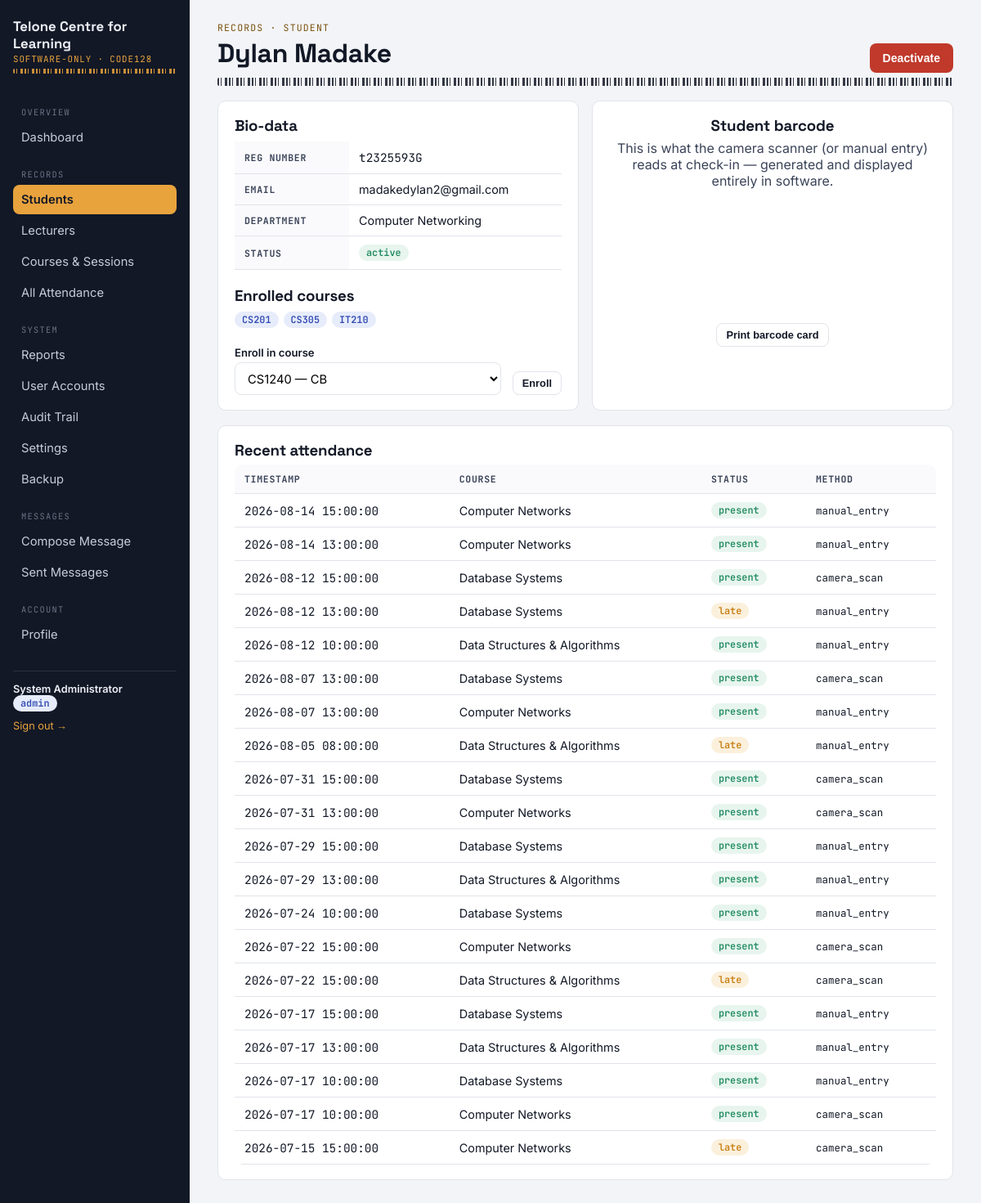
/students/1 (signed in), run on the app's committed database.
### tables this page shows
CREATE TABLE students (
    id            INTEGER PRIMARY KEY AUTOINCREMENT,
    reg_number    TEXT NOT NULL UNIQUE,
    full_name     TEXT NOT NULL,
    email         TEXT,
    department    TEXT,
    barcode_value TEXT NOT NULL UNIQUE,   -- Code128 payload rendered/scanned entirely in software
    password_hash TEXT NOT NULL DEFAULT '',  -- student self-service login; defaults to reg_number, hashed, at creation
    status        TEXT NOT NULL DEFAULT 'active' CHECK (status IN ('active', 'inactive')),
    created_at    TEXT NOT NULL DEFAULT (datetime('now'))
);

CREATE TABLE courses (
    id          INTEGER PRIMARY KEY AUTOINCREMENT,
    code        TEXT NOT NULL UNIQUE,
    name        TEXT NOT NULL,
    lecturer_id INTEGER REFERENCES users(id) ON DELETE SET NULL,
    created_at  TEXT NOT NULL DEFAULT (datetime('now'))
);

CREATE TABLE attendance_records (
    id          INTEGER PRIMARY KEY AUTOINCREMENT,
    student_id  INTEGER NOT NULL REFERENCES students(id) ON DELETE CASCADE,
    session_id  INTEGER NOT NULL REFERENCES sessions(id) ON DELETE CASCADE,
    status      TEXT NOT NULL DEFAULT 'present' CHECK (status IN ('present', 'late', 'absent')),
    method      TEXT NOT NULL DEFAULT 'camera_scan' CHECK (method IN ('camera_scan', 'manual_entry', 'manual_adjustment')),
    reason      TEXT,                       -- required for manual adjustments (audit trail)
    marked_by   INTEGER REFERENCES users(id) ON DELETE SET NULL,
    timestamp   TEXT NOT NULL DEFAULT (datetime('now')),
    UNIQUE (student_id, session_id)          -- duplicate-scan prevention at the DB level
);

### app.py (the view)
@app.route("/students/<int:student_id>")
@role_required("admin")
def student_detail(student_id):
    db = get_db()
    student = db.execute("SELECT * FROM students WHERE id=?", (student_id,)).fetchone()
    if not student:
        abort(404)
    history = db.execute(
        """SELECT ar.timestamp, ar.status, ar.method, c.name AS course_name
           FROM attendance_records ar
           JOIN sessions s ON s.id = ar.session_id
           JOIN courses c ON c.id = s.course_id
           WHERE ar.student_id=? ORDER BY ar.timestamp DESC LIMIT 20""",
        (student_id,),
    ).fetchall()
    courses = db.execute(
        """SELECT c.* FROM courses c JOIN enrollments e ON e.course_id=c.id
           WHERE e.student_id=? AND e.status='enrolled'""",
        (student_id,),
    ).fetchall()
    all_courses = db.execute("SELECT * FROM courses ORDER BY name").fetchall()
    db.close()
    return render_template(
        "student_detail.html", student=student, history=history,
        courses=courses, all_courses=all_courses,
    )

### app.py (called while the page is built, shortened)
def role_required(*roles):
    def decorator(view):
        @wraps(view)
        def wrapped(*args, **kwargs):
            if "role" not in session:
                return redirect(url_for("login", next=request.path))
            if session.get("role") not in roles:
                abort(403)
            return view(*args, **kwargs)
        return wrapped
    return decorator

@app.context_processor
def inject_user():
    return {
        "current_user": {
            "id": session.get("user_id") or session.get("student_id"),
            "name": session.get("full_name"),
            "role": session.get("role"),
        },
        "institution_name": get_setting("institution_name", "Attendance Ledger"),
    }

def _unread_message_count():
    role = session.get("role")
    if role == "lecturer":
        rid = session.get("user_id")
        rtype = "lecturer"
    elif role == "student":
        rid = session.get("student_id")
        rtype = "student"
    else:
        return 0

@app.context_processor
def inject_unread_count():
    return {"unread_message_count": _unread_message_count()}

### database.py (called while the page is built)
def get_db():
    conn = sqlite3.connect(DB_PATH)
    conn.row_factory = sqlite3.Row
    conn.execute("PRAGMA foreign_keys = ON")
    return conn

def get_setting(key, default=None):
    conn = get_db()
    row = conn.execute("SELECT value FROM settings WHERE key=?", (key,)).fetchone()
    conn.close()
    if row is not None:
        return row["value"]
    return DEFAULT_SETTINGS.get(key, default)

### templates/student_detail.html (shortened to what this page needs)
{% extends "base.html" %}
{% block content %}
<span class="eyebrow">Records · Student</span>
<div class="topline">
  <h1>{{ student.full_name }}</h1>
  <form method="post" action="{{ url_for('student_toggle_status', student_id=student.id) }}">
    <button class="btn {{ 'danger' if student.status == 'active' else 'accent' }}" type="submit">
      {{ 'Deactivate' if student.status == 'active' else 'Reactivate' }}
    </button>
  </form>
</div>
<div class="barcode-rule"></div>
<div class="grid cols-2">
  <div class="card">
    <h3>Bio-data</h3>
    <table style="margin-top:8px;">
      <tr><th style="width:140px;">Reg number</th><td class="mono">{{ student.reg_number }}</td></tr>
      <tr><th>Email</th><td>{{ student.email or '—' }}</td></tr>
      <tr><th>Department</th><td>{{ student.department or '—' }}</td></tr>
      <tr><th>Status</th><td><span class="badge {{ student.status }}">{{ student.status }}</span></td></tr>
    </table>
    <h3 style="margin-top:20px;">Enrolled courses</h3>
    <p>
      {% for c in courses %}<span class="badge admin" style="margin-right:6px;">{{ c.code }}</span>{% else %}Not enrolled in any course yet.{% endfor %}
    </p>
    <form method="post" action="{{ url_for('student_enroll', student_id=student.id) }}" class="field-row" style="align-items:flex-end;">
      <div>
        <label for="course_id">Enroll in course</label>
        <select name="course_id" id="course_id">
          {% for c in all_courses %}<option value="{{ c.id }}">{{ c.code }} — {{ c.name }}</option>{% endfor %}
        </select>
      </div>
      <button class="btn small ghost" type="submit">Enroll</button>
    </form>
  </div>
  <div class="card" style="text-align:center;">
    <h3>Student barcode</h3>
    <p>This is what the camera scanner (or manual entry) reads at check-in — generated and displayed entirely in software.</p>
    <svg id="student-barcode" style="max-width:100%;"></svg>
    <button class="btn ghost small" onclick="window.print()">Print barcode card</button>
  </div>
</div>
<div class="card" style="margin-top:18px;">
  <h3>Recent attendance</h3>
  <div class="table-wrap" style="border:none;">
    <table>
      <thead><tr><th>Timestamp</th><th>Course</th><th>Status</th><th>Method</th></tr></thead>
      <tbody>
      {% for h in history %}
        <tr>
          <td class="mono">{{ h.timestamp }}</td>
          <td>{{ h.course_name }}</td>
          <td><span class="badge {{ h.status }}">{{ h.status }}</span></td>
          <td class="mono" style="font-size:0.78rem;">{{ h.method }}</td>
        </tr>
      {% else %}
        <tr><td colspan="4">No attendance recorded yet.</td></tr>
      {% endfor %}
      </tbody>
    </table>
  </div>
</div>
{% endblock %}

### static/css/style.css (style rules this page uses)
:root { --ink: #121826; --ink-soft: #3A4358; --paper: #F3F4F7; --surface: #FFFFFF; --line: #E1E4EA; --accent: #E8A33D; --accent-ink: #7A5210; --good: #1F8A5F; --good-bg: #E7F5EE; --warn: #C77C11; --warn-bg: #FBF0DC; --bad: #C0392B; --bad-bg: #FBEAE7; --radius: 10px; --font-display: "Space Grotesk", "Segoe UI", sans-serif; --font-body: "Inter", "Segoe UI", sans-serif; --font-mono: "JetBrains Mono", "Courier New", monospace; }
* { box-sizing: border-box; }
html,body { height:100%; }
body { margin:0; font-family: var(--font-body); background: var(--paper); color: var(--ink); -webkit-font-smoothing: antialiased; }
h1,h2,h3,h4 { font-family: var(--font-display); margin:0 0 6px; letter-spacing:-0.01em; }
p { margin:0 0 10px; color: var(--ink-soft); }
code, .mono { font-family: var(--font-mono); }
.barcode-rule { height:10px; background-image: repeating-linear-gradient( 90deg, var(--ink) 0px, var(--ink) 2px, transparent 2px, transparent 4px, var(--ink) 4px, var(--ink) 5px, transparent 5px, transparent 9px, var(--ink) 9px, var(--ink) 12px, transparent 12px, transparent 14px ); opacity:0.85; border-radius: 2px; margin: 4px 0 18px; }
.topline { display:flex; align-items:baseline; justify-content:space-between; gap:12px; flex-wrap:wrap; }
.eyebrow { font-family: var(--font-mono); font-size:0.72rem; letter-spacing:0.1em; text-transform:uppercase; color: var(--accent-ink); margin-bottom:4px; display:block; }
.grid { display:grid; gap:16px; }
.grid.cols-2 { grid-template-columns: repeat(2, 1fr); }
.card { background: var(--surface); border:1px solid var(--line); border-radius: var(--radius); padding: 18px 20px; }
table { width:100%; border-collapse: collapse; background: var(--surface); }
th, td { text-align:left; padding: 10px 12px; border-bottom:1px solid var(--line); font-size:0.9rem; }
th { font-family: var(--font-mono); font-size:0.72rem; text-transform:uppercase; letter-spacing:0.06em; color: var(--ink-soft); background:#FAFAFC; }
.table-wrap { border:1px solid var(--line); border-radius: var(--radius); overflow:hidden; }
.badge { display:inline-block; padding:2px 9px; border-radius:99px; font-size:0.74rem; font-weight:600; font-family: var(--font-mono); }
.badge.present, .badge.active { background: var(--good-bg); color: var(--good); }
.badge.late { background: var(--warn-bg); color: var(--warn); }
.badge.admin { background:#E7ECFB; color:#3049B0; }
label { display:block; font-size:0.82rem; font-weight:600; margin: 12px 0 4px; }
input, select, textarea { width:100%; padding:9px 11px; border:1px solid var(--line); border-radius:8px; font-family: var(--font-body); font-size:0.92rem; background:#fff; }
.field-row { display:flex; gap:14px; flex-wrap:wrap; }
.field-row > div { flex:1; min-width:180px; }
.btn { display:inline-flex; align-items:center; gap:6px; background: var(--ink); color:#fff; border:none; border-radius:8px; padding: 10px 16px; font-weight:600; font-size:0.88rem; cursor:pointer; text-decoration:none; }
.btn.ghost { background:transparent; color: var(--ink); border:1px solid var(--line); }
.btn.danger { background: var(--bad); }
.btn.small { padding:6px 11px; font-size:0.8rem; }

### data on the page
students: full_name "Dylan Madake", status "Deactivate", reg_number "t2325593G", email "madakedylan2@gmail.com", department "Computer Networking", status "active"
courses: code "CS201"
courses: code "CS305"
courses: code "IT210"
attendance_records: timestamp "2026-08-14 15:00:00", course_name "Computer Networks", status "present", method "manual_entry"
attendance_records: timestamp "2026-08-14 13:00:00", course_name "Computer Networks", status "present", method "manual_entry"
attendance_records: timestamp "2026-08-12 15:00:00", course_name "Database Systems", status "present", method "camera_scan"
attendance_records: timestamp "2026-08-12 13:00:00", course_name "Database Systems", status "late", method "manual_entry"
attendance_records: timestamp "2026-08-12 10:00:00", course_name "Data Structures & Algorithms", status "present", method "manual_entry"
attendance_records: timestamp "2026-08-07 13:00:00", course_name "Database Systems", status "present", method "camera_scan"
attendance_records: timestamp "2026-08-07 13:00:00", course_name "Computer Networks", status "present", method "manual_entry"
attendance_records: timestamp "2026-08-05 08:00:00", course_name "Data Structures & Algorithms", status "late", method "manual_entry"
attendance_records: timestamp "2026-07-31 15:00:00", course_name "Database Systems", status "present", method "camera_scan"
attendance_records: timestamp "2026-07-31 13:00:00", course_name "Computer Networks", status "present", method "camera_scan"
attendance_records: timestamp "2026-07-29 15:00:00", course_name "Database Systems", status "present", method "manual_entry"
attendance_records: timestamp "2026-07-29 13:00:00", course_name "Data Structures & Algorithms", status "present", method "manual_entry"
attendance_records: timestamp "2026-07-24 10:00:00", course_name "Database Systems", status "present", method "manual_entry"
attendance_records: timestamp "2026-07-22 15:00:00", course_name "Computer Networks", status "present", method "camera_scan"
attendance_records: timestamp "2026-07-22 15:00:00", course_name "Data Structures & Algorithms", status "late", method "camera_scan"
attendance_records: timestamp "2026-07-17 15:00:00", course_name "Database Systems", status "present", method "manual_entry"
attendance_records: timestamp "2026-07-17 13:00:00", course_name "Data Structures & Algorithms", status "present", method "manual_entry"
attendance_records: timestamp "2026-07-17 10:00:00", course_name "Database Systems", status "present", method "manual_entry"
attendance_records: timestamp "2026-07-17 10:00:00", course_name "Computer Networks", status "present", method "camera_scan"
attendance_records: timestamp "2026-07-15 15:00:00", course_name "Computer Networks", status "late", method "camera_scan"

### other printed values
{{ institution_name }} "Telone Centre for Learning"
{{ current_user.name }} "System Administrator"
{{ current_user.role }} "admin"
form field course_id "CS1240 — CB"
